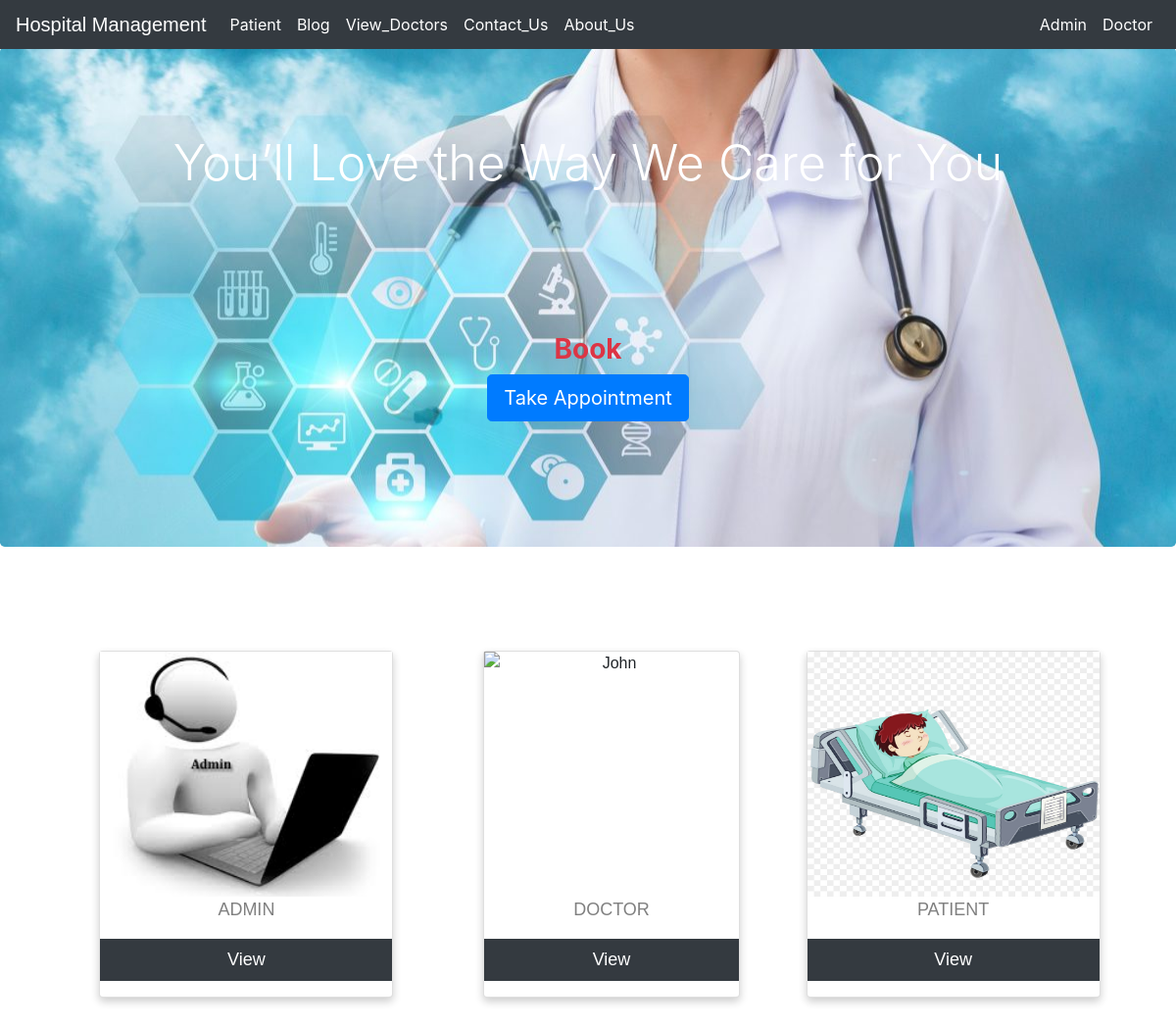
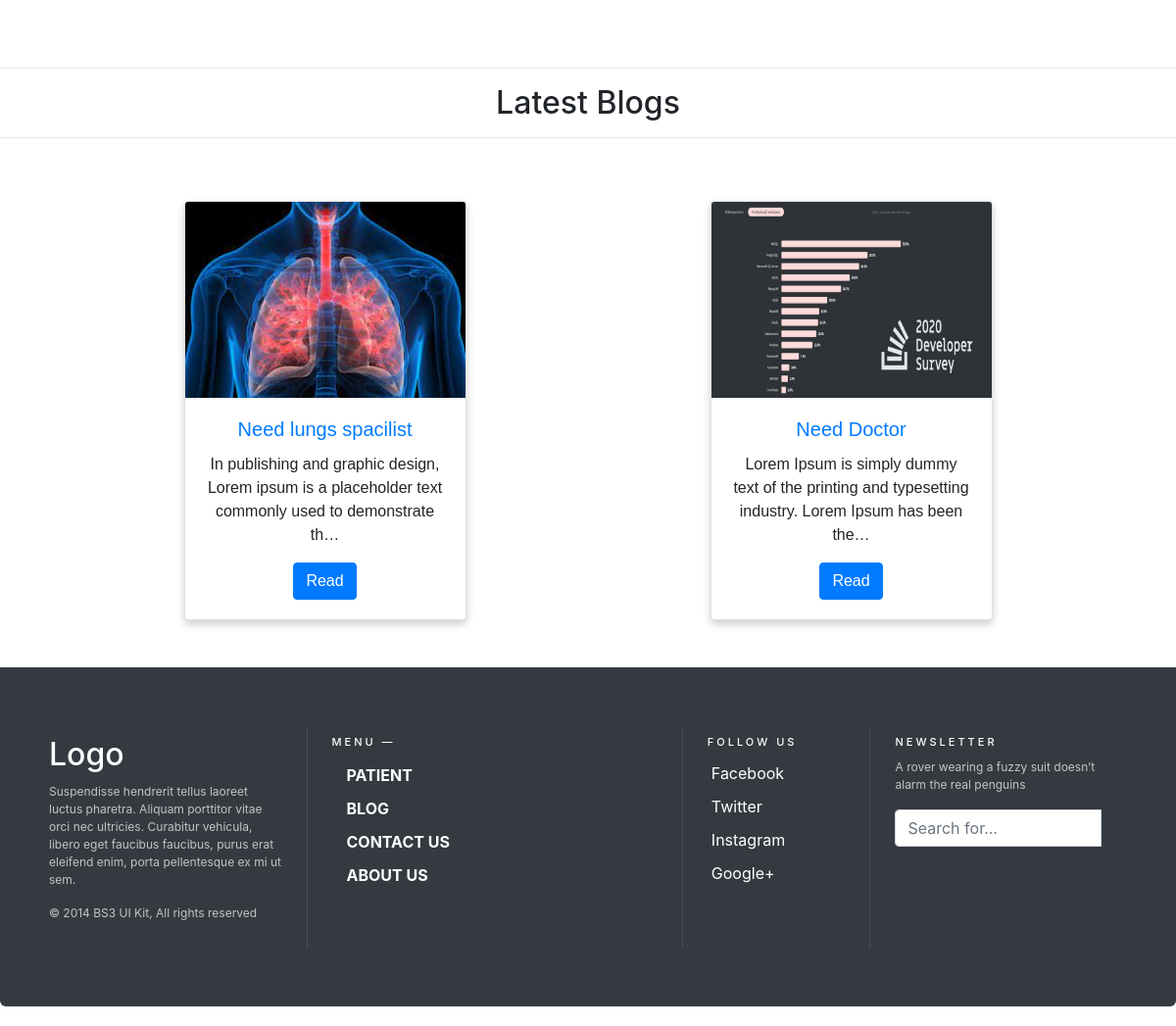
The page / on the database its author committed (2 pictures, top to bottom).
### blog/models.py (models this page shows, shortened)
class post(models.Model):
    post_id= models.AutoField(primary_key=True)
    title = models.CharField(max_length=255 ,default="")
    author =models.ForeignKey(User, on_delete=models.CASCADE)
    slug = models.CharField(max_length=130)
    catagory = models.ForeignKey(Catagory, on_delete=models.CASCADE)
    timeStamp = models.DateTimeField(auto_now_add=True,blank=True)
    thumbnail = models.ImageField(upload_to='shop/images', default="")
    status=models.BooleanField(default="True")
    content = HTMLField()
    acceptpost = AcceptedpostManager()
    objects =models.Manager()

### hospital/views.py (the view)
# urls.py: path('',views.home_view,name=''),
def home_view(request):
    x=post.objects.filter().order_by('-post_id')[:3]
    return render(request,'hospital/index.html' ,{'dataxx':x})

### templates/hospital/index.html (shortened to what this page needs)
{% extends 'hospital/homebase.html' %}
{% load static %}
{% block content %}
<head>
</head>
<br>
<br>
<div class="jumbotron" style="margin-bottom: 0px;margin-top: 0px;">
    <br>
    <h5 class="display-3 glow">You’ll Love the Way We Care for You</h5>
    <br><br><br><br><br>
    <p>
    <h3 class="text-danger font-weight-bold">Book </h3>
    <p class="lead text-center">
        <a class="btn btn-primary btn-lg" href="/patientclick" role="button">Take Appointment</a>
    </p>
    <br><br>
</div>
<br><br><br><br>
{% include "hospital/admin_doctor_patient_card.html" %}
<br><br><br>
<hr>
<h2 class="text-center">Latest Blogs</h2>
<hr>
<div class="container p-5">
    <div class="row">
        {% for p in dataxx%}
        <div class="card" style="width: 18rem;">
          <img class="card-img-top " style="height:200px" src="{{p.thumbnail.url}}" alt="Card image cap">
            <div class="card-body">
                <h5 class="card-title text-primary">{{p.title}}</h5>
                <p class="card-text">{{p.content|truncatechars:100 }}</p>
                <a href="/blog/display-post/{{p.post_id}}/" class="card-link btn btn-primary">Read</a>
            </div>
        </div>
        {% endfor %}
    </div>
</div>
{% endblock  %}

### templates/hospital/admin_doctor_patient_card.html (style rules this page uses)
.card { box-shadow: 0 4px 8px 0 rgba(0, 0, 0, 0.2); max-width: 300px; margin: auto; text-align: center; font-family: arial; }
a:link { text-decoration: none; }
a { color: white; }

### rows shown on the page
post: thumbnail (picture), title "Need lungs spacilist", content "In publishing and graphic design, Lorem ipsum is a placeholder text commonly used to demonstrate th…"
post: thumbnail (picture), title "Need Doctor", content "Lorem Ipsum is simply dummy text of the printing and typesetting industry. Lorem Ipsum has been the…"
